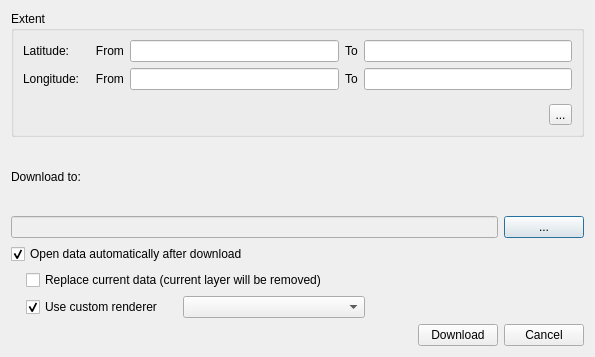
<ui version="4.0" >
 <class>DlgDownloadOSM</class>
 <widget class="QDialog" name="DlgDownloadOSM" >
  <property name="windowModality" >
   <enum>Qt::ApplicationModal</enum>
  </property>
  <property name="geometry" >
   <rect>
    <x>0</x>
    <y>0</y>
    <width>595</width>
    <height>357</height>
   </rect>
  </property>
  <property name="contextMenuPolicy" >
   <enum>Qt::NoContextMenu</enum>
  </property>
  <property name="windowTitle" >
   <string>Download OSM data</string>
  </property>
  <property name="toolTip" >
   <string/>
  </property>
  <property name="whatsThis" >
   <string/>
  </property>
  <property name="modal" >
   <bool>true</bool>
  </property>
  <layout class="QVBoxLayout" >
   <item>
    <widget class="QGroupBox" name="groupBox" >
     <property name="maximumSize" >
      <size>
       <width>16777215</width>
       <height>16777215</height>
      </size>
     </property>
     <property name="title" >
      <string>Extent</string>
     </property>
     <layout class="QVBoxLayout" >
      <item>
       <layout class="QGridLayout" >
        <item row="0" column="1" >
         <widget class="QLabel" name="label" >
          <property name="text" >
           <string>Latitude:</string>
          </property>
         </widget>
        </item>
        <item row="0" column="2" >
         <widget class="QLabel" name="label_4" >
          <property name="text" >
           <string>   From</string>
          </property>
         </widget>
        </item>
        <item row="0" column="3" >
         <widget class="QLineEdit" name="latFromLineEdit" >
          <property name="enabled" >
           <bool>true</bool>
          </property>
          <property name="alignment" >
           <set>Qt::AlignRight|Qt::AlignTrailing|Qt::AlignVCenter</set>
          </property>
         </widget>
        </item>
        <item row="0" column="4" >
         <widget class="QLabel" name="label_6" >
          <property name="text" >
           <string>To</string>
          </property>
         </widget>
        </item>
        <item row="0" column="5" >
         <widget class="QLineEdit" name="latToLineEdit" >
          <property name="enabled" >
           <bool>true</bool>
          </property>
          <property name="alignment" >
           <set>Qt::AlignRight|Qt::AlignTrailing|Qt::AlignVCenter</set>
          </property>
         </widget>
        </item>
        <item row="1" column="1" >
         <widget class="QLabel" name="label_2" >
          <property name="text" >
           <string>Longitude:</string>
          </property>
         </widget>
        </item>
        <item row="1" column="2" >
         <widget class="QLabel" name="label_5" >
          <property name="text" >
           <string>   From</string>
          </property>
         </widget>
        </item>
        <item row="1" column="3" >
         <widget class="QLineEdit" name="lonFromLineEdit" >
          <property name="enabled" >
           <bool>true</bool>
          </property>
          <property name="alignment" >
           <set>Qt::AlignRight|Qt::AlignTrailing|Qt::AlignVCenter</set>
          </property>
         </widget>
        </item>
        <item row="1" column="4" >
         <widget class="QLabel" name="label_7" >
          <property name="text" >
           <string>To</string>
          </property>
         </widget>
        </item>
        <item row="1" column="5" >
         <widget class="QLineEdit" name="lonToLineEdit" >
          <property name="enabled" >
           <bool>true</bool>
          </property>
          <property name="alignment" >
           <set>Qt::AlignRight|Qt::AlignTrailing|Qt::AlignVCenter</set>
          </property>
         </widget>
        </item>
       </layout>
      </item>
      <item>
       <spacer>
        <property name="orientation" >
         <enum>Qt::Vertical</enum>
        </property>
        <property name="sizeType" >
         <enum>QSizePolicy::Fixed</enum>
        </property>
        <property name="sizeHint" >
         <size>
          <width>20</width>
          <height>8</height>
         </size>
        </property>
       </spacer>
      </item>
      <item>
       <layout class="QHBoxLayout" >
        <item>
         <spacer>
          <property name="orientation" >
           <enum>Qt::Horizontal</enum>
          </property>
          <property name="sizeType" >
           <enum>QSizePolicy::Fixed</enum>
          </property>
          <property name="sizeHint" >
           <size>
            <width>20</width>
            <height>20</height>
           </size>
          </property>
         </spacer>
        </item>
        <item>
         <widget class="QLabel" name="extentInfoLabel" >
          <property name="text" >
           <string>&lt;nothing></string>
          </property>
          <property name="margin" >
           <number>0</number>
          </property>
         </widget>
        </item>
        <item>
         <widget class="QToolButton" name="helpButton" >
          <property name="maximumSize" >
           <size>
            <width>23</width>
            <height>23</height>
           </size>
          </property>
          <property name="text" >
           <string>...</string>
          </property>
         </widget>
        </item>
       </layout>
      </item>
     </layout>
    </widget>
   </item>
   <item>
    <layout class="QGridLayout" >
     <item row="0" column="0" colspan="2" >
      <widget class="QLabel" name="label_9" >
       <property name="text" >
        <string>Download to:</string>
       </property>
      </widget>
     </item>
     <item row="1" column="0" >
      <widget class="QLineEdit" name="destdirLineEdit" >
       <property name="enabled" >
        <bool>false</bool>
       </property>
      </widget>
     </item>
     <item row="1" column="1" >
      <widget class="QPushButton" name="choosedirButton" >
       <property name="text" >
        <string>...</string>
       </property>
      </widget>
     </item>
    </layout>
   </item>
   <item>
    <widget class="QCheckBox" name="autoLoadCheckBox" >
     <property name="text" >
      <string>Open data automatically after download</string>
     </property>
     <property name="checked" >
      <bool>true</bool>
     </property>
    </widget>
   </item>
   <item>
    <layout class="QHBoxLayout" >
     <item>
      <spacer>
       <property name="orientation" >
        <enum>Qt::Horizontal</enum>
       </property>
       <property name="sizeType" >
        <enum>QSizePolicy::Fixed</enum>
       </property>
       <property name="sizeHint" >
        <size>
         <width>15</width>
         <height>20</height>
        </size>
       </property>
      </spacer>
     </item>
     <item>
      <widget class="QCheckBox" name="chkReplaceData" >
       <property name="text" >
        <string>Replace current data (current layer will be removed)</string>
       </property>
       <property name="checked" >
        <bool>false</bool>
       </property>
      </widget>
     </item>
    </layout>
   </item>
   <item>
    <layout class="QHBoxLayout" >
     <property name="spacing" >
      <number>0</number>
     </property>
     <property name="topMargin" >
      <number>0</number>
     </property>
     <item>
      <spacer>
       <property name="orientation" >
        <enum>Qt::Horizontal</enum>
       </property>
       <property name="sizeType" >
        <enum>QSizePolicy::Fixed</enum>
       </property>
       <property name="sizeHint" >
        <size>
         <width>15</width>
         <height>20</height>
        </size>
       </property>
      </spacer>
     </item>
     <item>
      <widget class="QCheckBox" name="chkCustomRenderer" >
       <property name="text" >
        <string>Use custom renderer</string>
       </property>
       <property name="checked" >
        <bool>true</bool>
       </property>
      </widget>
     </item>
     <item>
      <spacer>
       <property name="orientation" >
        <enum>Qt::Horizontal</enum>
       </property>
       <property name="sizeType" >
        <enum>QSizePolicy::Fixed</enum>
       </property>
       <property name="sizeHint" >
        <size>
         <width>20</width>
         <height>20</height>
        </size>
       </property>
      </spacer>
     </item>
     <item>
      <widget class="QComboBox" name="styleCombo" >
       <property name="minimumSize" >
        <size>
         <width>182</width>
         <height>0</height>
        </size>
       </property>
       <property name="maximumSize" >
        <size>
         <width>182</width>
         <height>16777215</height>
        </size>
       </property>
      </widget>
     </item>
     <item>
      <spacer>
       <property name="orientation" >
        <enum>Qt::Horizontal</enum>
       </property>
       <property name="sizeType" >
        <enum>QSizePolicy::Expanding</enum>
       </property>
       <property name="sizeHint" >
        <size>
         <width>40</width>
         <height>20</height>
        </size>
       </property>
      </spacer>
     </item>
    </layout>
   </item>
   <item>
    <layout class="QHBoxLayout" >
     <item>
      <spacer>
       <property name="orientation" >
        <enum>Qt::Horizontal</enum>
       </property>
       <property name="sizeHint" >
        <size>
         <width>40</width>
         <height>20</height>
        </size>
       </property>
      </spacer>
     </item>
     <item>
      <widget class="QPushButton" name="downloadButton" >
       <property name="text" >
        <string>Download</string>
       </property>
      </widget>
     </item>
     <item>
      <widget class="QPushButton" name="cancelButton" >
       <property name="text" >
        <string>Cancel</string>
       </property>
      </widget>
     </item>
    </layout>
   </item>
  </layout>
 </widget>
 <resources/>
 <connections/>
</ui>
